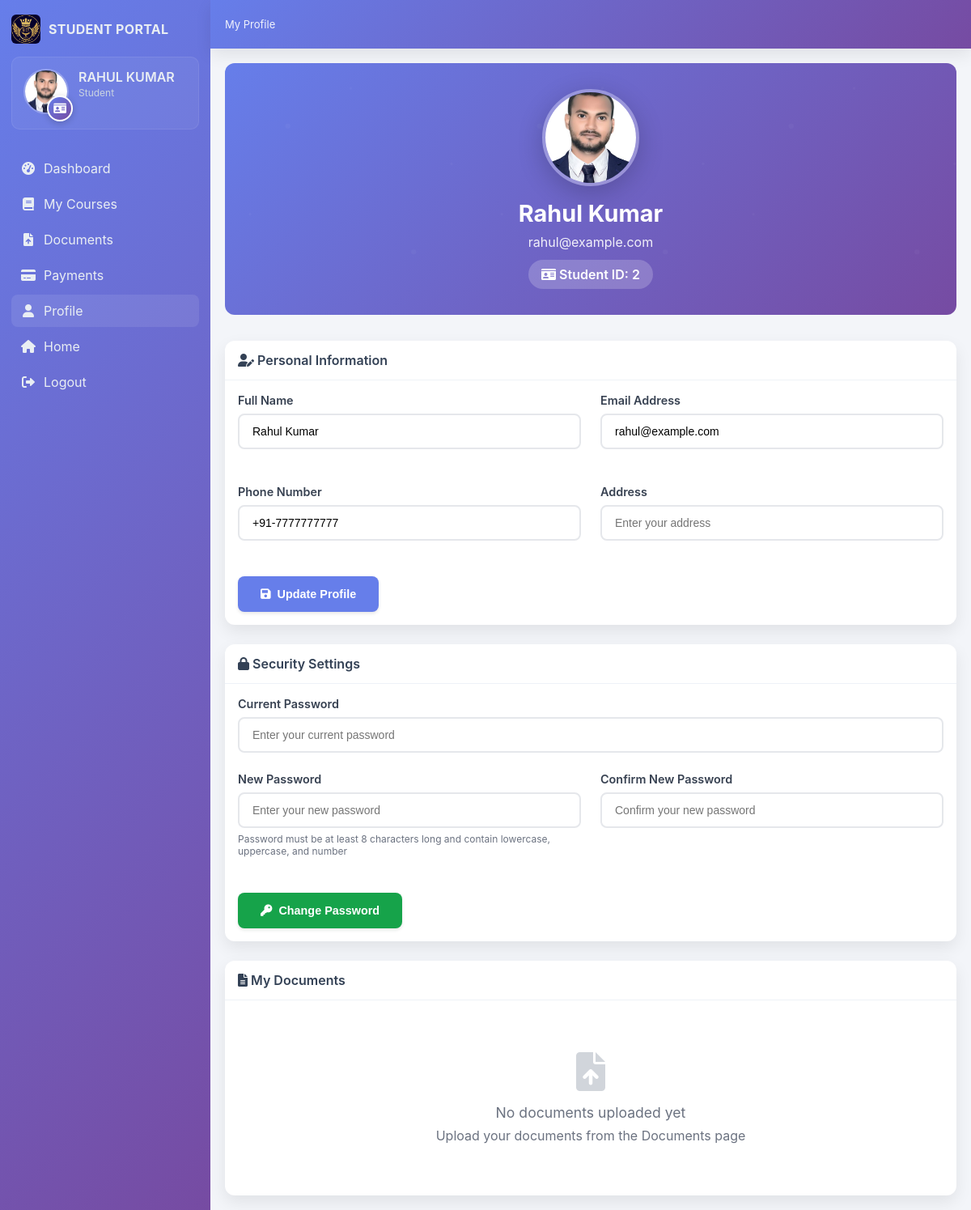
/student/profile.php (signed in), run on the app's committed database.
### tables this page shows
CREATE TABLE users (
    id INT AUTO_INCREMENT PRIMARY KEY,
    username VARCHAR(50) UNIQUE NOT NULL,
    password VARCHAR(255) NOT NULL,
    full_name VARCHAR(255) NOT NULL,
    email VARCHAR(255) NOT NULL,
    phone VARCHAR(20),
    address TEXT,
    profile_image VARCHAR(500),
    user_type_id INT NOT NULL,
    status ENUM('active', 'inactive') DEFAULT 'active',
    created_at TIMESTAMP DEFAULT CURRENT_TIMESTAMP,
    updated_at TIMESTAMP DEFAULT CURRENT_TIMESTAMP ON UPDATE CURRENT_TIMESTAMP,
    FOREIGN KEY (user_type_id) REFERENCES user_types(id) ON DELETE RESTRICT
);

### config/database.php (called while the page is built, shortened)
<?php
function getDBConnection() {
    try {
        $dsn = "mysql:host=" . DB_HOST . ";dbname=" . DB_NAME . ";charset=" . DB_CHARSET;
        $pdo = new PDO($dsn, DB_USER, DB_PASS);
        $pdo->setAttribute(PDO::ATTR_ERRMODE, PDO::ERRMODE_EXCEPTION);
        $pdo->setAttribute(PDO::ATTR_DEFAULT_FETCH_MODE, PDO::FETCH_ASSOC);
        return $pdo;
    } catch (PDOException $e) {
        error_log("Database connection failed: " . $e->getMessage());
        return false;
    }
}
function executeQuery($sql, $params = []) {
    $pdo = getDBConnection();
    try {
        $stmt = $pdo->prepare($sql);
        $stmt->execute($params);
        return $stmt;
    } catch (PDOException $e) {
        error_log("Query execution failed: " . $e->getMessage());
        return false;
    }
}
function getRow($sql, $params = []) {
    $stmt = executeQuery($sql, $params);
    if ($stmt) {
        return $stmt->fetch();
    }
    return false;
}
?>

### student/profile.php (the view, shortened to what this page needs)
<?php
require_once '../config/database.php';
$user_id = $_SESSION['user_id'];
$student = getRow("SELECT u.*, ut.name as user_type FROM users u JOIN user_types ut ON u.user_type_id = ut.id WHERE u.id = ? AND ut.name = 'student'", [$user_id]);
$documents = getRows("
    SELECT * FROM student_documents
    WHERE user_id = ?
    ORDER BY uploaded_at DESC
", [$user_id]);
?>
<!DOCTYPE html>
<html lang="en">
<head>
    <link rel="stylesheet" href="../assets/css/admin-dashboard.css">
    <link rel="stylesheet" href="https://cdnjs.cloudflare.com/ajax/libs/font-awesome/6.0.0/css/all.min.css">
</head>
<body class="admin-dashboard-body">
    <div class="admin-layout">
        <aside class="admin-sidebar">
            <div class="admin-brand">
                <img src="../assets/images/logo.png" alt="logo" />
                <div class="brand-title">STUDENT PORTAL</div>
            </div>
            <div class="profile-card-mini">
                <div style="position: relative;">
                    <img src="<?php echo $student['profile_image'] ?? '../assets/images/default-avatar.png'; ?>" alt="Profile" onerror="this.src='../assets/images/default-avatar.png'" />
                    <div class="digital-id-badge" onclick="viewID()" title="View Digital ID">
                        <i class="fas fa-id-card"></i>
                    </div>
                </div>
                <div>
                    <div class="name"><?php echo htmlspecialchars(strtoupper($student['full_name'])); ?></div>
                    <div class="role">Student</div>
                </div>
            </div>
            <ul class="sidebar-nav">
                <li><a href="dashboard.php"><i class="fas fa-tachometer-alt"></i> Dashboard</a></li>
                <li><a href="courses.php"><i class="fas fa-book"></i> My Courses</a></li>
                <li><a href="documents.php"><i class="fas fa-file-upload"></i> Documents</a></li>
                <li><a href="payments.php"><i class="fas fa-credit-card"></i> Payments</a></li>
                <li><a href="profile.php" class="active"><i class="fas fa-user"></i> Profile</a></li>
                <li><a href="../index.php"><i class="fas fa-home"></i> Home</a></li>
                <li><a href="../logout.php"><i class="fas fa-sign-out-alt"></i> Logout</a></li>
            </ul>
        </aside>
        <header class="admin-topbar">
            <div class="topbar-left">
                <div class="breadcrumbs">
                    <span>My Profile</span>
                </div>
            </div>
        </header>
        <main class="admin-content">
            <div class="profile-header">
                <img src="<?php echo $student['profile_image'] ?? '../assets/images/default-avatar.png'; ?>"
                     alt="Profile Photo" class="profile-avatar"
                     onerror="this.src='../assets/images/default-avatar.png'">
                <div class="profile-info">
                    <h2><?php echo htmlspecialchars($student['full_name']); ?></h2>
                    <p><?php echo htmlspecialchars($student['email']); ?></p>
                    <div class="student-id">
                        <i class="fas fa-id-card"></i> Student ID: <?php echo $student['id']; ?>
                    </div>
                </div>
            </div>
            <div class="panel">
                <div class="panel-header">
                    <span><i class="fas fa-user-edit"></i> Personal Information</span>
                </div>
                <div class="panel-body">
                    <form method="POST">
                        <div class="form-row">
                            <div class="form-group">
                                <label for="full_name">Full Name</label>
                                <input type="text" id="full_name" name="full_name" class="form-control"
                                       value="<?php echo htmlspecialchars($student['full_name']); ?>" required>
                            </div>
                            <div class="form-group">
                                <label for="email">Email Address</label>
                                <input type="email" id="email" name="email" class="form-control"
                                       value="<?php echo htmlspecialchars($student['email']); ?>" required>
                            </div>
                        </div>
                        <div class="form-row">
                            <div class="form-group">
                                <label for="phone">Phone Number</label>
                                <input type="tel" id="phone" name="phone" class="form-control"
                                       value="<?php echo htmlspecialchars($student['phone'] ?? ''); ?>"
                                       placeholder="Enter your phone number">
                            </div>
                            <div class="form-group">
                                <label for="address">Address</label>
                                <input type="text" id="address" name="address" class="form-control"
                                       value="<?php echo htmlspecialchars($student['address'] ?? ''); ?>"
                                       placeholder="Enter your address">
                            </div>
                        </div>
                        <button type="submit" class="btn btn-primary">
                            <i class="fas fa-save"></i> Update Profile
                        </button>
                    </form>
                </div>
            </div>
            <div class="panel" style="margin-top: 1.5rem;">
                <div class="panel-header">
                    <span><i class="fas fa-lock"></i> Security Settings</span>
                </div>
                <div class="panel-body">
                    <form method="POST">
                        <div class="form-group">
                            <label for="current_password">Current Password</label>
                            <input type="password" id="current_password" name="current_password" class="form-control"
                                   placeholder="Enter your current password" required>
                        </div>
                        <div class="form-row">
                            <div class="form-group">
                                <label for="new_password">New Password</label>
                                <input type="password" id="new_password" name="new_password" class="form-control"
                                       placeholder="Enter your new password" required minlength="8">
                                <small>Password must be at least 8 characters long and contain lowercase, uppercase, and number</small>
                            </div>
                            <div class="form-group">
                                <label for="confirm_password">Confirm New Password</label>
                                <input type="password" id="confirm_password" name="confirm_password" class="form-control"
                                       placeholder="Confirm your new password" required minlength="8">
                            </div>
                        </div>
                        <button type="submit" class="btn btn-success">
                            <i class="fas fa-key"></i> Change Password
                        </button>
                    </form>
                </div>
            </div>
            <div class="panel" style="margin-top: 1.5rem;">
                <div class="panel-header">
                    <span><i class="fas fa-file-alt"></i> My Documents</span>
                </div>
                <div class="panel-body">
                    <?php if (empty($documents)): ?>
                        <div style="text-align: center; padding: 3rem 1rem;">
                            <i class="fas fa-file-upload" style="font-size: 3rem; color: #d1d5db; margin-bottom: 1rem;"></i>
                            <p class="text-muted" style="font-size: 1.1rem; margin: 0;">No documents uploaded yet</p>
                            <p class="text-muted" style="margin: 0.5rem 0 0 0;">Upload your documents from the Documents page</p>
                        </div>
                    <?php endif; ?>
                </div>
            </div>
        </main>
    </div>
</body>
</html>

### assets/css/admin-dashboard.css (style rules this page uses)
:root { --primary: #0f6fb1; --sidebar-bg: #1f2d3d; --sidebar-text: #e9eef3; --panel-bg: #ffffff; --muted: #6b7280; --success: #28a745; --info: #17a2b8; --warning: #ffc107; --danger: #dc3545; --shadow: 0 8px 20px rgba(0,0,0,0.08); }
* { box-sizing: border-box; }
body.admin-dashboard-body { background: #f3f5f9; margin: 0; font-family: -apple-system, BlinkMacSystemFont, Segoe UI, Roboto, Helvetica, Arial, sans-serif; color: #1f2937; }
.admin-layout { display: grid; grid-template-columns: 260px 1fr; grid-template-rows: 60px calc(100vh - 60px); grid-template-areas: "sidebar topbar" "sidebar content"; height: 100vh; }
.admin-sidebar { grid-area: sidebar; background: var(--sidebar-bg); color: var(--sidebar-text); display: flex; flex-direction: column; padding: 18px 14px; }
.admin-brand { display: flex; align-items: center; gap: 10px; margin-bottom: 16px; }
.admin-brand img { width: 36px; height: 36px; border-radius: 6px; object-fit: cover; }
.admin-brand .brand-title { font-weight: 700; letter-spacing: .3px; }
.profile-card-mini { background: rgba(255,255,255,0.06); border: 1px solid rgba(255,255,255,0.08); border-radius: 10px; padding: 14px; display: grid; grid-template-columns: 56px 1fr; gap: 12px; margin-bottom: 16px; }
.profile-card-mini img { width: 56px; height: 56px; border-radius: 50%; object-fit: cover; border: 2px solid rgba(255,255,255,0.25); }
.profile-card-mini .name { font-weight: 600; }
.profile-card-mini .role { color: #cbd5e1; font-size: 12px; margin-top: 2px; }
.sidebar-nav { list-style: none; padding: 0; margin: 8px 0 0 0; }
.sidebar-nav li { margin: 4px 0; }
.sidebar-nav a { display: flex; align-items: center; gap: 10px; padding: 10px 12px; text-decoration: none; color: var(--sidebar-text); border-radius: 8px; transition: background .2s ease; }
.sidebar-nav a i { width: 18px; text-align: center; }
.sidebar-nav a.active, .sidebar-nav a:hover { background: rgba(255,255,255,0.09); }
.admin-topbar { grid-area: topbar; background: #0f6fb1; color: #ffffff; display: flex; align-items: center; justify-content: space-between; padding: 0 18px; box-shadow: var(--shadow); }
.topbar-left { display: flex; align-items: center; gap: 12px; }
.breadcrumbs { font-size: 13px; opacity: .9; }
.admin-content { grid-area: content; padding: 18px; overflow: auto; }
.panel { background: var(--panel-bg); border-radius: 12px; box-shadow: var(--shadow); }
.panel-header { padding: 14px 16px; border-bottom: 1px solid #eef2f7; font-weight: 600; color: #334155; display:flex; align-items:center; justify-content: space-between; }
.panel-body { padding: 16px; }
.form-row { display: grid; grid-template-columns: 1fr 1fr; gap: 20px; margin-bottom: 20px; }
.form-group { margin-bottom: 20px; }
.form-group label { display: block; margin-bottom: 8px; font-weight: 600; color: #374151; font-size: 14px; }
.form-group input, .form-group select, .form-group textarea { width: 100%; padding: 12px 16px; border: 2px solid #e5e7eb; border-radius: 8px; font-size: 14px; transition: all 0.2s ease; background: #fff; }
.form-group small { display: block; margin-top: 6px; color: #6b7280; font-size: 12px; }
.btn { padding: 12px 24px; border: none; border-radius: 8px; font-size: 14px; font-weight: 600; cursor: pointer; transition: all 0.2s ease; text-decoration: none; display: inline-flex; align-items: center; gap: 8px; }
.btn-primary { background: linear-gradient(135deg, #0f6fb1 0%, #0d5a8a 100%); color: white; }

### data on the page
users: full_name "RAHUL KUMAR", full_name "Rahul Kumar", email "rahul@example.com", id "2", phone "+91-7777777777"
